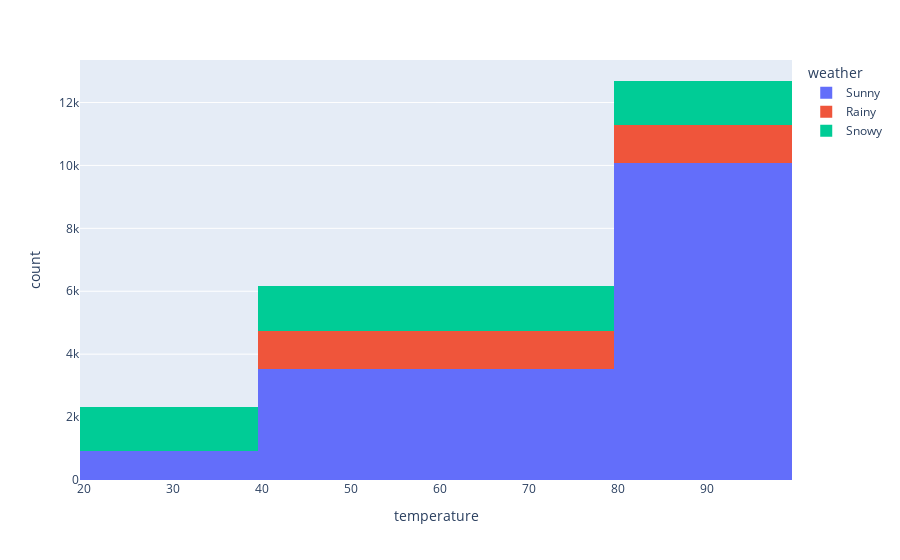

Notebook code cell kept with this figure:
### Code cell
# Histogram to visualize temperature - 5
px.histogram(data, x='temperature', cumulative=True, color='weather')

### Figure 1 — Plotly figure (JSON) as saved in the notebook; plotly's stock layout.template omitted (floating-point values rounded to 4 significant figures; data arrays with more than 128 entries replaced by an {"elided": "..."} marker saying what was removed)
{"data": [{"alignmentgroup": "True", "bingroup": "x", "cumulative": {"enabled": true}, "hovertemplate": "weather=Sunny<br>temperature=%{x}<br>count=%{y}<extra></extra>", "legendgroup": "Sunny", "marker": {"color": "#636efa", "pattern": {"shape": ""}}, "name": "Sunny", "offsetgroup": "Sunny", "orientation": "v", "showlegend": true, "type": "histogram", "x": {"elided": "10069 int values"}, "xaxis": "x", "yaxis": "y"}, {"alignmentgroup": "True", "bingroup": "x", "cumulative": {"enabled": true}, "hovertemplate": "weather=Rainy<br>temperature=%{x}<br>count=%{y}<extra></extra>", "legendgroup": "Rainy", "marker": {"color": "#EF553B", "pattern": {"shape": ""}}, "name": "Rainy", "offsetgroup": "Rainy", "orientation": "v", "showlegend": true, "type": "histogram", "x": {"elided": "1210 int values"}, "xaxis": "x", "yaxis": "y"}, {"alignmentgroup": "True", "bingroup": "x", "cumulative": {"enabled": true}, "hovertemplate": "weather=Snowy<br>temperature=%{x}<br>count=%{y}<extra></extra>", "legendgroup": "Snowy", "marker": {"color": "#00cc96", "pattern": {"shape": ""}}, "name": "Snowy", "offsetgroup": "Snowy", "orientation": "v", "showlegend": true, "type": "histogram", "x": {"elided": "1405 int values"}, "xaxis": "x", "yaxis": "y"}], "layout": {"barmode": "relative", "legend": {"title": {"text": "weather"}, "tracegroupgap": 0}, "margin": {"t": 60}, "xaxis": {"anchor": "y", "domain": [0, 1], "title": {"text": "temperature"}}, "yaxis": {"anchor": "x", "domain": [0, 1], "title": {"text": "count"}}}}
